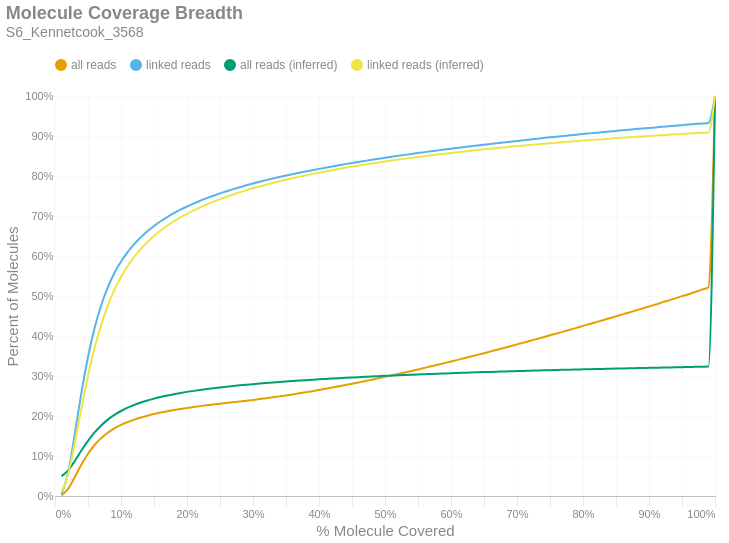

Here is the notebook cell this chart was saved with:
### Markdown cell above
### Molecule Read Coverage
This chart shows molecule coverage breadth as computed by the number of bases aligned to that molecule. In other words, "*how much of each unique long molecule is actually sequenced/aligned?*" Keep in mind there is a distinction between sequences and alignments, since some sequences belonging to a particular molecule may not align well and wouldn't appear in the alignment data. This chart also shows molecule coverage breadth as computed by the *inferred fragment* from which the aligned sequences originate. Unlike read coverage, this calculation takes into account the total insert size, including unsequenced gaps between the forward and reverse reads. Like the previous figures, these are cumulative percents.

### Code cell
if SKIPLR:
    print_html(f"Skipped")
else:
    binned_df = consolidated_hist(valids['coverage_bp'], mask, 0.01, True)
    binned_df_inf = consolidated_hist(valids['coverage_inserts'], mask, 0.01, True)
    binned_df = binned_df.with_columns(pl.lit(binned_df_inf['all reads (cumsum)']).alias('all reads (inferred)'))
    binned_df = binned_df.with_columns(pl.lit(binned_df_inf['linked reads (cumsum)']).alias('linked reads (inferred)'))
    binned_df = binned_df.with_columns(
        (pl.col('bin').cast(pl.Float64) + 0.01).alias('right_edge')
    )

    with SafeRender(binned_df):
        (
            density_plot(binned_df, 'Molecule Coverage Breadth', samplename, 'molcov', ['all reads (inferred)','linked reads (inferred)'])
            .encode(
                #x=alt.X('bin:Q', title="% Molecule Covered").axis(format = '%').scale(padding=0),
                x=alt.X('right_edge:Q', title="% Molecule Covered").axis(format='%').scale(padding=0),
                y=alt.Y('value:Q', title='Percent of Molecules')
                    .axis(format='%')
                    .stack(False)
                    .scale(domainMin=0, padding=0),
                color=alt.Color("key:N").scale(domain = ["all reads", "linked reads", "all reads (inferred)", "linked reads (inferred)"]),
                tooltip = [
                    alt.Tooltip("key:N", title = "Data Type"),
                    alt.Tooltip("range_label:N", title="% Molecule Covered"),
                    alt.Tooltip("value:Q", format = ".2%", title="% Molecules")
                ]
            )
        ).display()

### Figure 1 — Vega-Lite specification as saved in the notebook (floating-point values rounded to 4 significant figures)
{"width": "container", "height": 400, "config": {"title": {"anchor": "start", "dy": -15, "fontSize": 18, "color": "#888888", "subtitleColor": "#888888", "subtitleFontSize": 14}, "arc": {"fill": "#0072B2"}, "axis": {"domainColor": "#888888", "domainWidth": 0.5, "gridWidth": 0.2, "grid": false, "titleFontWeight": 400, "titleFontSize": 15, "labelFontSize": 11, "labelColor": "#888888", "tickColor": "#888888", "tickWidth": 0.2, "titleColor": "#888888"}, "axisBand": {"grid": false}, "axisX": {"grid": true, "tickSize": 10, "domainCap": "round"}, "axisY": {"domain": false, "grid": true, "tickSize": 0, "domainCap": "round"}, "background": "transparent", "header": {"labelFontSize": 15, "labelColor": "#888888", "titleFontSize": 15, "titleFontWeight": 600, "titleColor": "#888888"}, "legend": {"labelFont": "sans-serif", "labelFontSize": 12, "labelColor": "#888888", "symbolSize": 100, "symbolType": "circle", "titleFontSize": 12, "titlePadding": 10, "titleColor": "#888888", "title": null, "orient": "top"}, "range": {"category": ["#E69F00", "#56B4E9", "#009E73", "#F0E442", "#0072B2", "#D55E00", "#CC79A7", "#000000"], "diverging": ["#cfe8f3", "#a2d4ec", "#73bfe2", "#46abdb", "#1696d2", "#12719e"]}, "area": {"fill": "#0072B2", "fillOpacity": 0.7, "line": true, "strokeOpacity": 0.7}, "line": {"color": "#0072B2", "stroke": "#0072B2", "strokeWidth": 2}, "trail": {"color": "#0072B2", "stroke": "#0072B2", "strokeWidth": 0, "size": 1}, "point": {"filled": true, "fillOpacity": 1.0, "size": 95}, "text": {"color": "#888888", "fontSize": 11, "align": "right", "fontWeight": 400, "size": 11}, "bar": {"fill": "#0072B2", "stroke": null}, "view": {"stroke": null, "continuousWidth": 660, "continuousHeight": 400}}, "data": {"name": "data-35c5fdf38ed01858a46d75b384146f3c"}, "mark": {"type": "line", "interpolate": "monotone", "point": {"opacity": 0, "size": 275}}, "encoding": {"color": {"field": "key", "scale": {"domain": ["all reads", "linked reads", "all reads (inferred)", "linked reads (inferred)"]}, "type": "nominal"}, "tooltip": [{"field": "key", "title": "Data Type", "type": "nominal"}, {"field": "range_label", "title": "% Molecule Covered", "type": "nominal"}, {"field": "value", "format": ".2%", "title": "% Molecules", "type": "quantitative"}], "x": {"axis": {"format": "%"}, "field": "right_edge", "scale": {"padding": 0}, "title": "% Molecule Covered", "type": "quantitative"}, "y": {"axis": {"format": "%"}, "field": "value", "scale": {"domainMin": 0, "padding": 0}, "stack": false, "title": "Percent of Molecules", "type": "quantitative"}}, "params": [{"name": "param_c36ac31b6afebe62", "select": {"type": "point", "fields": ["key"]}, "bind": "legend"}], "title": {"text": "Molecule Coverage Breadth", "subtitle": "S6_Kennetcook_3568"}, "transform": [{"fold": ["all reads (cumsum)", "linked reads (cumsum)", "all reads (inferred)", "linked reads (inferred)"]}, {"calculate": "replace(datum.key, ' (cumsum)', '')", "as": "key"}, {"filter": {"param": "param_c36ac31b6afebe62"}}], "usermeta": {"embedOptions": {"downloadFileName": "S6_Kennetcook_3568.molcov"}}, "$schema": "https://vega.github.io/schema/vega-lite/v6.1.0.json", "datasets": {"data-35c5fdf38ed01858a46d75b384146f3c": [{"bin": "0.0", "interval": "0.0-0.01", "all reads": 0.001463, "linked reads": 0.004223, "all reads (cumsum)": 0.001463, "linked reads (cumsum)": 0.004223, "range_label": "0.0-0.01", "all reads (inferred)": 0.04971, "linked reads (inferred)": 0.009218, "right_edge": 0.01}, {"bin": "0.01", "interval": "0.01-0.02", "all reads": 0.01685, "linked reads": 0.05461, "all reads (cumsum)": 0.01831, "linked reads (cumsum)": 0.05883, "range_label": "0.01-0.02", "all reads (inferred)": 0.06405, "linked reads (inferred)": 0.05548, "right_edge": 0.02}, {"bin": "0.02", "interval": "0.02-0.03", "all reads": 0.02933, "linked reads": 0.09665, "all reads (cumsum)": 0.04764, "linked reads (cumsum)": 0.1555, "range_label": "0.02-0.03", "all reads (inferred)": 0.08763, "linked reads (inferred)": 0.1332, "right_edge": 0.03}, {"bin": "0.03", "interval": "0.03-0.04", "all reads": 0.03094, "linked reads": 0.1024, "all reads (cumsum)": 0.07858, "linked reads (cumsum)": 0.2579, "range_label": "0.03-0.04", "all reads (inferred)": 0.1136, "linked reads (inferred)": 0.2193, "right_edge": 0.04}, {"bin": "0.04", "interval": "0.04-0.05", "all reads": 0.02705, "linked reads": 0.08969, "all reads (cumsum)": 0.1056, "linked reads (cumsum)": 0.3476, "range_label": "0.04-0.05", "all reads (inferred)": 0.1379, "linked reads (inferred)": 0.2997, "right_edge": 0.05}, {"bin": "0.05", "interval": "0.05-0.06", "all reads": 0.02191, "linked reads": 0.07262, "all reads (cumsum)": 0.1275, "linked reads (cumsum)": 0.4202, "range_label": "0.05-0.06", "all reads (inferred)": 0.1589, "linked reads (inferred)": 0.3697, "right_edge": 0.06}, {"bin": "0.06", "interval": "0.06-0.07", "all reads": 0.01716, "linked reads": 0.05683, "all reads (cumsum)": 0.1447, "linked reads (cumsum)": 0.477, "range_label": "0.06-0.07", "all reads (inferred)": 0.1764, "linked reads (inferred)": 0.4279, "right_edge": 0.07}, {"bin": "0.07", "interval": "0.07-0.08", "all reads": 0.01352, "linked reads": 0.04474, "all reads (cumsum)": 0.1582, "linked reads (cumsum)": 0.5218, "range_label": "0.07-0.08", "all reads (inferred)": 0.1909, "linked reads (inferred)": 0.4758, "right_edge": 0.08}, {"bin": "0.08", "interval": "0.08-0.09", "all reads": 0.01077, "linked reads": 0.03556, "all reads (cumsum)": 0.169, "linked reads (cumsum)": 0.5573, "range_label": "0.08-0.09", "all reads (inferred)": 0.2027, "linked reads (inferred)": 0.5151, "right_edge": 0.09}, {"bin": "0.09", "interval": "0.09-0.1", "all reads": 0.008724, "linked reads": 0.02874, "all reads (cumsum)": 0.1777, "linked reads (cumsum)": 0.5861, "range_label": "0.09-0.1", "all reads (inferred)": 0.2125, "linked reads (inferred)": 0.5477, "right_edge": 0.1}, {"bin": "0.1", "interval": "0.1-0.11", "all reads": 0.00718, "linked reads": 0.0236, "all reads (cumsum)": 0.1849, "linked reads (cumsum)": 0.6097, "range_label": "0.1-0.11", "all reads (inferred)": 0.2207, "linked reads (inferred)": 0.5749, "right_edge": 0.11}, {"bin": "0.11", "interval": "0.11-0.12", "all reads": 0.006147, "linked reads": 0.02018, "all reads (cumsum)": 0.191, "linked reads (cumsum)": 0.6298, "range_label": "0.11-0.12", "all reads (inferred)": 0.2277, "linked reads (inferred)": 0.5981, "right_edge": 0.12}, {"bin": "0.12", "interval": "0.12-0.13", "all reads": 0.005249, "linked reads": 0.0172, "all reads (cumsum)": 0.1963, "linked reads (cumsum)": 0.647, "range_label": "0.12-0.13", "all reads (inferred)": 0.2337, "linked reads (inferred)": 0.6178, "right_edge": 0.13}, {"bin": "0.13", "interval": "0.13-0.14", "all reads": 0.004546, "linked reads": 0.01488, "all reads (cumsum)": 0.2008, "linked reads (cumsum)": 0.6619, "range_label": "0.13-0.14", "all reads (inferred)": 0.2389, "linked reads (inferred)": 0.6351, "right_edge": 0.14}, {"bin": "0.14", "interval": "0.14-0.15", "all reads": 0.004062, "linked reads": 0.01324, "all reads (cumsum)": 0.2049, "linked reads (cumsum)": 0.6752, "range_label": "0.14-0.15", "all reads (inferred)": 0.2435, "linked reads (inferred)": 0.6502, "right_edge": 0.15}, {"bin": "0.15", "interval": "0.15-0.16", "all reads": 0.003608, "linked reads": 0.01172, "all reads (cumsum)": 0.2085, "linked reads (cumsum)": 0.6869, "range_label": "0.15-0.16", "all reads (inferred)": 0.2476, "linked reads (inferred)": 0.6636, "right_edge": 0.16}, {"bin": "0.16", "interval": "0.16-0.17", "all reads": 0.003256, "linked reads": 0.01051, "all reads (cumsum)": 0.2118, "linked reads (cumsum)": 0.6974, "range_label": "0.16-0.17", "all reads (inferred)": 0.2512, "linked reads (inferred)": 0.6757, "right_edge": 0.17}, {"bin": "0.17", "interval": "0.17-0.18", "all reads": 0.002973, "linked reads": 0.009535, "all reads (cumsum)": 0.2147, "linked reads (cumsum)": 0.7069, "range_label": "0.17-0.18", "all reads (inferred)": 0.2545, "linked reads (inferred)": 0.6866, "right_edge": 0.18}, {"bin": "0.18", "interval": "0.18-0.19", "all reads": 0.002755, "linked reads": 0.008764, "all reads (cumsum)": 0.2175, "linked reads (cumsum)": 0.7157, "range_label": "0.18-0.19", "all reads (inferred)": 0.2575, "linked reads (inferred)": 0.6965, "right_edge": 0.19}, {"bin": "0.19", "interval": "0.19-0.2", "all reads": 0.002571, "linked reads": 0.008133, "all reads (cumsum)": 0.2201, "linked reads (cumsum)": 0.7238, "range_label": "0.19-0.2", "all reads (inferred)": 0.2603, "linked reads (inferred)": 0.7056, "right_edge": 0.2}, {"bin": "0.2", "interval": "0.2-0.21", "all reads": 0.002352, "linked reads": 0.007363, "all reads (cumsum)": 0.2224, "linked reads (cumsum)": 0.7312, "range_label": "0.2-0.21", "all reads (inferred)": 0.2628, "linked reads (inferred)": 0.714, "right_edge": 0.21}, {"bin": "0.21", "interval": "0.21-0.22", "all reads": 0.002281, "linked reads": 0.007067, "all reads (cumsum)": 0.2247, "linked reads (cumsum)": 0.7382, "range_label": "0.21-0.22", "all reads (inferred)": 0.2652, "linked reads (inferred)": 0.7218, "right_edge": 0.22}, {"bin": "0.22", "interval": "0.22-0.23", "all reads": 0.002131, "linked reads": 0.006499, "all reads (cumsum)": 0.2268, "linked reads (cumsum)": 0.7447, "range_label": "0.22-0.23", "all reads (inferred)": 0.2674, "linked reads (inferred)": 0.729, "right_edge": 0.23}, {"bin": "0.23", "interval": "0.23-0.24", "all reads": 0.00201, "linked reads": 0.006032, "all reads (cumsum)": 0.2288, "linked reads (cumsum)": 0.7508, "range_label": "0.23-0.24", "all reads (inferred)": 0.2695, "linked reads (inferred)": 0.7358, "right_edge": 0.24}, {"bin": "0.24", "interval": "0.24-0.25", "all reads": 0.001943, "linked reads": 0.005733, "all reads (cumsum)": 0.2308, "linked reads (cumsum)": 0.7565, "range_label": "0.24-0.25", "all reads (inferred)": 0.2714, "linked reads (inferred)": 0.7422, "right_edge": 0.25}, {"bin": "0.25", "interval": "0.25-0.26", "all reads": 0.001858, "linked reads": 0.005423, "all reads (cumsum)": 0.2326, "linked reads (cumsum)": 0.7619, "range_label": "0.25-0.26", "all reads (inferred)": 0.2732, "linked reads (inferred)": 0.7482, "right_edge": 0.26}, {"bin": "0.26", "interval": "0.26-0.27", "all reads": 0.001832, "linked reads": 0.005185, "all reads (cumsum)": 0.2345, "linked reads (cumsum)": 0.7671, "range_label": "0.26-0.27", "all reads (inferred)": 0.275, "linked reads (inferred)": 0.7539, "right_edge": 0.27}, {"bin": "0.27", "interval": "0.27-0.28", "all reads": 0.001826, "linked reads": 0.004893, "all reads (cumsum)": 0.2363, "linked reads (cumsum)": 0.772, "range_label": "0.27-0.28", "all reads (inferred)": 0.2766, "linked reads (inferred)": 0.7592, "right_edge": 0.28}, {"bin": "0.28", "interval": "0.28-0.29", "all reads": 0.00192, "linked reads": 0.004747, "all reads (cumsum)": 0.2382, "linked reads (cumsum)": 0.7768, "range_label": "0.28-0.29", "all reads (inferred)": 0.2782, "linked reads (inferred)": 0.7644, "right_edge": 0.29}, {"bin": "0.29", "interval": "0.29-0.3", "all reads": 0.001986, "linked reads": 0.004476, "all reads (cumsum)": 0.2402, "linked reads (cumsum)": 0.7812, "range_label": "0.29-0.3", "all reads (inferred)": 0.2797, "linked reads (inferred)": 0.7692, "right_edge": 0.3}, {"bin": "0.3", "interval": "0.3-0.31", "all reads": 0.002056, "linked reads": 0.004266, "all reads (cumsum)": 0.2423, "linked reads (cumsum)": 0.7855, "range_label": "0.3-0.31", "all reads (inferred)": 0.2811, "linked reads (inferred)": 0.7739, "right_edge": 0.31}, {"bin": "0.31", "interval": "0.31-0.32", "all reads": 0.002181, "linked reads": 0.004237, "all reads (cumsum)": 0.2444, "linked reads (cumsum)": 0.7897, "range_label": "0.31-0.32", "all reads (inferred)": 0.2824, "linked reads (inferred)": 0.7783, "right_edge": 0.32}, {"bin": "0.32", "interval": "0.32-0.33", "all reads": 0.002276, "linked reads": 0.003966, "all reads (cumsum)": 0.2467, "linked reads (cumsum)": 0.7937, "range_label": "0.32-0.33", "all reads (inferred)": 0.2838, "linked reads (inferred)": 0.7826, "right_edge": 0.33}, {"bin": "0.33", "interval": "0.33-0.34", "all reads": 0.002334, "linked reads": 0.003745, "all reads (cumsum)": 0.249, "linked reads (cumsum)": 0.7975, "range_label": "0.33-0.34", "all reads (inferred)": 0.285, "linked reads (inferred)": 0.7867, "right_edge": 0.34}, {"bin": "0.34", "interval": "0.34-0.35", "all reads": 0.002417, "linked reads": 0.003671, "all reads (cumsum)": 0.2515, "linked reads (cumsum)": 0.8011, "range_label": "0.34-0.35", "all reads (inferred)": 0.2862, "linked reads (inferred)": 0.7907, "right_edge": 0.35}, {"bin": "0.35", "interval": "0.35-0.36", "all reads": 0.002527, "linked reads": 0.003535, "all reads (cumsum)": 0.254, "linked reads (cumsum)": 0.8047, "range_label": "0.35-0.36", "all reads (inferred)": 0.2874, "linked reads (inferred)": 0.7944, "right_edge": 0.36}, {"bin": "0.36", "interval": "0.36-0.37", "all reads": 0.00263, "linked reads": 0.003474, "all reads (cumsum)": 0.2566, "linked reads (cumsum)": 0.8081, "range_label": "0.36-0.37", "all reads (inferred)": 0.2885, "linked reads (inferred)": 0.798, "right_edge": 0.37}, {"bin": "0.37", "interval": "0.37-0.38", "all reads": 0.00272, "linked reads": 0.003294, "all reads (cumsum)": 0.2593, "linked reads (cumsum)": 0.8114, "range_label": "0.37-0.38", "all reads (inferred)": 0.2896, "linked reads (inferred)": 0.8015, "right_edge": 0.38}, {"bin": "0.38", "interval": "0.38-0.39", "all reads": 0.0028, "linked reads": 0.003213, "all reads (cumsum)": 0.2621, "linked reads (cumsum)": 0.8146, "range_label": "0.38-0.39", "all reads (inferred)": 0.2906, "linked reads (inferred)": 0.8049, "right_edge": 0.39}, {"bin": "0.39", "interval": "0.39-0.4", "all reads": 0.00291, "linked reads": 0.003161, "all reads (cumsum)": 0.2651, "linked reads (cumsum)": 0.8178, "range_label": "0.39-0.4", "all reads (inferred)": 0.2916, "linked reads (inferred)": 0.8083, "right_edge": 0.4}, {"bin": "0.4", "interval": "0.4-0.41", "all reads": 0.002914, "linked reads": 0.003066, "all reads (cumsum)": 0.268, "linked reads (cumsum)": 0.8209, "range_label": "0.4-0.41", "all reads (inferred)": 0.2926, "linked reads (inferred)": 0.8114, "right_edge": 0.41}, {"bin": "0.41", "interval": "0.41-0.42", "all reads": 0.003038, "linked reads": 0.002972, "all reads (cumsum)": 0.271, "linked reads (cumsum)": 0.8238, "range_label": "0.41-0.42", "all reads (inferred)": 0.2936, "linked reads (inferred)": 0.8146, "right_edge": 0.42}, {"bin": "0.42", "interval": "0.42-0.43", "all reads": 0.003133, "linked reads": 0.002931, "all reads (cumsum)": 0.2741, "linked reads (cumsum)": 0.8268, "range_label": "0.42-0.43", "all reads (inferred)": 0.2945, "linked reads (inferred)": 0.8176, "right_edge": 0.43}, {"bin": "0.43", "interval": "0.43-0.44", "all reads": 0.003169, "linked reads": 0.002896, "all reads (cumsum)": 0.2773, "linked reads (cumsum)": 0.8297, "range_label": "0.43-0.44", "all reads (inferred)": 0.2954, "linked reads (inferred)": 0.8205, "right_edge": 0.44}, {"bin": "0.44", "interval": "0.44-0.45", "all reads": 0.003265, "linked reads": 0.002783, "all reads (cumsum)": 0.2806, "linked reads (cumsum)": 0.8324, "range_label": "0.44-0.45", "all reads (inferred)": 0.2963, "linked reads (inferred)": 0.8233, "right_edge": 0.45}, {"bin": "0.45", "interval": "0.45-0.46", "all reads": 0.003348, "linked reads": 0.002717, "all reads (cumsum)": 0.2839, "linked reads (cumsum)": 0.8352, "range_label": "0.45-0.46", "all reads (inferred)": 0.2971, "linked reads (inferred)": 0.826, "right_edge": 0.46}, {"bin": "0.46", "interval": "0.46-0.47", "all reads": 0.003376, "linked reads": 0.002646, "all reads (cumsum)": 0.2873, "linked reads (cumsum)": 0.8378, "range_label": "0.46-0.47", "all reads (inferred)": 0.2979, "linked reads (inferred)": 0.8287, "right_edge": 0.47}, {"bin": "0.47", "interval": "0.47-0.48", "all reads": 0.003488, "linked reads": 0.002628, "all reads (cumsum)": 0.2908, "linked reads (cumsum)": 0.8404, "range_label": "0.47-0.48", "all reads (inferred)": 0.2987, "linked reads (inferred)": 0.8313, "right_edge": 0.48}, {"bin": "0.48", "interval": "0.48-0.49", "all reads": 0.003402, "linked reads": 0.002552, "all reads (cumsum)": 0.2942, "linked reads (cumsum)": 0.843, "range_label": "0.48-0.49", "all reads (inferred)": 0.2995, "linked reads (inferred)": 0.8339, "right_edge": 0.49}, {"bin": "0.49", "interval": "0.49-0.5", "all reads": 0.003811, "linked reads": 0.002596, "all reads (cumsum)": 0.298, "linked reads (cumsum)": 0.8456, "range_label": "0.49-0.5", "all reads (inferred)": 0.3003, "linked reads (inferred)": 0.8364, "right_edge": 0.5}, {"bin": "0.5", "interval": "0.5-0.51", "all reads": 0.003327, "linked reads": 0.002353, "all reads (cumsum)": 0.3013, "linked reads (cumsum)": 0.8479, "range_label": "0.5-0.51", "all reads (inferred)": 0.301, "linked reads (inferred)": 0.8388, "right_edge": 0.51}, {"bin": "0.51", "interval": "0.51-0.52", "all reads": 0.003763, "linked reads": 0.002467, "all reads (cumsum)": 0.3051, "linked reads (cumsum)": 0.8504, "range_label": "0.51-0.52", "all reads (inferred)": 0.3018, "linked reads (inferred)": 0.8411, "right_edge": 0.52}, {"bin": "0.52", "interval": "0.52-0.53", "all reads": 0.003712, "linked reads": 0.002389, "all reads (cumsum)": 0.3088, "linked reads (cumsum)": 0.8528, "range_label": "0.52-0.53", "all reads (inferred)": 0.3024, "linked reads (inferred)": 0.8433, "right_edge": 0.53}, {"bin": "0.53", "interval": "0.53-0.54", "all reads": 0.003801, "linked reads": 0.002333, "all reads (cumsum)": 0.3126, "linked reads (cumsum)": 0.8551, "range_label": "0.53-0.54", "all reads (inferred)": 0.3031, "linked reads (inferred)": 0.8454, "right_edge": 0.54}, {"bin": "0.54", "interval": "0.54-0.55", "all reads": 0.003811, "linked reads": 0.002282, "all reads (cumsum)": 0.3164, "linked reads (cumsum)": 0.8574, "range_label": "0.54-0.55", "all reads (inferred)": 0.3038, "linked reads (inferred)": 0.8476, "right_edge": 0.55}, {"bin": "0.55", "interval": "0.55-0.56", "all reads": 0.00391, "linked reads": 0.002258, "all reads (cumsum)": 0.3203, "linked reads (cumsum)": 0.8597, "range_label": "0.55-0.56", "all reads (inferred)": 0.3044, "linked reads (inferred)": 0.8497, "right_edge": 0.56}, {"bin": "0.56", "interval": "0.56-0.57", "all reads": 0.003933, "linked reads": 0.002219, "all reads (cumsum)": 0.3243, "linked reads (cumsum)": 0.8619, "range_label": "0.56-0.57", "all reads (inferred)": 0.3051, "linked reads (inferred)": 0.8517, "right_edge": 0.57}, {"bin": "0.57", "interval": "0.57-0.58", "all reads": 0.003941, "linked reads": 0.002161, "all reads (cumsum)": 0.3282, "linked reads (cumsum)": 0.864, "range_label": "0.57-0.58", "all reads (inferred)": 0.3057, "linked reads (inferred)": 0.8537, "right_edge": 0.58}, {"bin": "0.58", "interval": "0.58-0.59", "all reads": 0.004045, "linked reads": 0.002162, "all reads (cumsum)": 0.3322, "linked reads (cumsum)": 0.8662, "range_label": "0.58-0.59", "all reads (inferred)": 0.3063, "linked reads (inferred)": 0.8557, "right_edge": 0.59}, {"bin": "0.59", "interval": "0.59-0.6", "all reads": 0.00413, "linked reads": 0.00215, "all reads (cumsum)": 0.3364, "linked reads (cumsum)": 0.8684, "range_label": "0.59-0.6", "all reads (inferred)": 0.3069, "linked reads (inferred)": 0.8576, "right_edge": 0.6}, {"bin": "0.6", "interval": "0.6-0.61", "all reads": 0.003975, "linked reads": 0.001986, "all reads (cumsum)": 0.3403, "linked reads (cumsum)": 0.8703, "range_label": "0.6-0.61", "all reads (inferred)": 0.3075, "linked reads (inferred)": 0.8594, "right_edge": 0.61}, {"bin": "0.61", "interval": "0.61-0.62", "all reads": 0.004188, "linked reads": 0.002064, "all reads (cumsum)": 0.3445, "linked reads (cumsum)": 0.8724, "range_label": "0.61-0.62", "all reads (inferred)": 0.308, "linked reads (inferred)": 0.8612, "right_edge": 0.62}, {"bin": "0.62", "interval": "0.62-0.63", "all reads": 0.004105, "linked reads": 0.001995, "all reads (cumsum)": 0.3486, "linked reads (cumsum)": 0.8744, "range_label": "0.62-0.63", "all reads (inferred)": 0.3086, "linked reads (inferred)": 0.8631, "right_edge": 0.63}, {"bin": "0.63", "interval": "0.63-0.64", "all reads": 0.004254, "linked reads": 0.001943, "all reads (cumsum)": 0.3529, "linked reads (cumsum)": 0.8763, "range_label": "0.63-0.64", "all reads (inferred)": 0.3092, "linked reads (inferred)": 0.8648, "right_edge": 0.64}, {"bin": "0.64", "interval": "0.64-0.65", "all reads": 0.004202, "linked reads": 0.001964, "all reads (cumsum)": 0.3571, "linked reads (cumsum)": 0.8783, "range_label": "0.64-0.65", "all reads (inferred)": 0.3097, "linked reads (inferred)": 0.8666, "right_edge": 0.65}, {"bin": "0.65", "interval": "0.65-0.66", "all reads": 0.00442, "linked reads": 0.001957, "all reads (cumsum)": 0.3615, "linked reads (cumsum)": 0.8803, "range_label": "0.65-0.66", "all reads (inferred)": 0.3102, "linked reads (inferred)": 0.8682, "right_edge": 0.66}, {"bin": "0.66", "interval": "0.66-0.67", "all reads": 0.004319, "linked reads": 0.001881, "all reads (cumsum)": 0.3658, "linked reads (cumsum)": 0.8822, "range_label": "0.66-0.67", "all reads (inferred)": 0.3107, "linked reads (inferred)": 0.8698, "right_edge": 0.67}, {"bin": "0.67", "interval": "0.67-0.68", "all reads": 0.004372, "linked reads": 0.001862, "all reads (cumsum)": 0.3702, "linked reads (cumsum)": 0.884, "range_label": "0.67-0.68", "all reads (inferred)": 0.3112, "linked reads (inferred)": 0.8714, "right_edge": 0.68}, {"bin": "0.68", "interval": "0.68-0.69", "all reads": 0.004318, "linked reads": 0.001859, "all reads (cumsum)": 0.3745, "linked reads (cumsum)": 0.8859, "range_label": "0.68-0.69", "all reads (inferred)": 0.3118, "linked reads (inferred)": 0.8731, "right_edge": 0.69}, {"bin": "0.69", "interval": "0.69-0.7", "all reads": 0.004486, "linked reads": 0.001828, "all reads (cumsum)": 0.379, "linked reads (cumsum)": 0.8877, "range_label": "0.69-0.7", "all reads (inferred)": 0.3122, "linked reads (inferred)": 0.8746, "right_edge": 0.7}, {"bin": "0.7", "interval": "0.7-0.71", "all reads": 0.004481, "linked reads": 0.001831, "all reads (cumsum)": 0.3835, "linked reads (cumsum)": 0.8895, "range_label": "0.7-0.71", "all reads (inferred)": 0.3127, "linked reads (inferred)": 0.8761, "right_edge": 0.71}, {"bin": "0.71", "interval": "0.71-0.72", "all reads": 0.004465, "linked reads": 0.001802, "all reads (cumsum)": 0.388, "linked reads (cumsum)": 0.8913, "range_label": "0.71-0.72", "all reads (inferred)": 0.3132, "linked reads (inferred)": 0.8776, "right_edge": 0.72}, {"bin": "0.72", "interval": "0.72-0.73", "all reads": 0.004547, "linked reads": 0.00175, "all reads (cumsum)": 0.3925, "linked reads (cumsum)": 0.8931, "range_label": "0.72-0.73", "all reads (inferred)": 0.3136, "linked reads (inferred)": 0.879, "right_edge": 0.73}, {"bin": "0.73", "interval": "0.73-0.74", "all reads": 0.004471, "linked reads": 0.001757, "all reads (cumsum)": 0.397, "linked reads (cumsum)": 0.8948, "range_label": "0.73-0.74", "all reads (inferred)": 0.3141, "linked reads (inferred)": 0.8805, "right_edge": 0.74}, {"bin": "0.74", "interval": "0.74-0.75", "all reads": 0.004794, "linked reads": 0.001753, "all reads (cumsum)": 0.4018, "linked reads (cumsum)": 0.8966, "range_label": "0.74-0.75", "all reads (inferred)": 0.3146, "linked reads (inferred)": 0.8819, "right_edge": 0.75}, {"bin": "0.75", "interval": "0.75-0.76", "all reads": 0.004486, "linked reads": 0.001665, "all reads (cumsum)": 0.4063, "linked reads (cumsum)": 0.8983, "range_label": "0.75-0.76", "all reads (inferred)": 0.315, "linked reads (inferred)": 0.8833, "right_edge": 0.76}, {"bin": "0.76", "interval": "0.76-0.77", "all reads": 0.004632, "linked reads": 0.001667, "all reads (cumsum)": 0.4109, "linked reads (cumsum)": 0.8999, "range_label": "0.76-0.77", "all reads (inferred)": 0.3154, "linked reads (inferred)": 0.8846, "right_edge": 0.77}, {"bin": "0.77", "interval": "0.77-0.78", "all reads": 0.004686, "linked reads": 0.001758, "all reads (cumsum)": 0.4156, "linked reads (cumsum)": 0.9017, "range_label": "0.77-0.78", "all reads (inferred)": 0.3158, "linked reads (inferred)": 0.8859, "right_edge": 0.78}, {"bin": "0.78", "interval": "0.78-0.79", "all reads": 0.004671, "linked reads": 0.001604, "all reads (cumsum)": 0.4202, "linked reads (cumsum)": 0.9033, "range_label": "0.78-0.79", "all reads (inferred)": 0.3162, "linked reads (inferred)": 0.8872, "right_edge": 0.79}, {"bin": "0.79", "interval": "0.79-0.8", "all reads": 0.004978, "linked reads": 0.00169, "all reads (cumsum)": 0.4252, "linked reads (cumsum)": 0.905, "range_label": "0.79-0.8", "all reads (inferred)": 0.3166, "linked reads (inferred)": 0.8885, "right_edge": 0.8}, {"bin": "0.8", "interval": "0.8-0.81", "all reads": 0.004587, "linked reads": 0.001582, "all reads (cumsum)": 0.4298, "linked reads (cumsum)": 0.9066, "range_label": "0.8-0.81", "all reads (inferred)": 0.317, "linked reads (inferred)": 0.8897, "right_edge": 0.81}, {"bin": "0.81", "interval": "0.81-0.82", "all reads": 0.004796, "linked reads": 0.001572, "all reads (cumsum)": 0.4346, "linked reads (cumsum)": 0.9081, "range_label": "0.81-0.82", "all reads (inferred)": 0.3174, "linked reads (inferred)": 0.8909, "right_edge": 0.82}, {"bin": "0.82", "interval": "0.82-0.83", "all reads": 0.004812, "linked reads": 0.001573, "all reads (cumsum)": 0.4394, "linked reads (cumsum)": 0.9097, "range_label": "0.82-0.83", "all reads (inferred)": 0.3178, "linked reads (inferred)": 0.8921, "right_edge": 0.83}, {"bin": "0.83", "interval": "0.83-0.84", "all reads": 0.004851, "linked reads": 0.001571, "all reads (cumsum)": 0.4443, "linked reads (cumsum)": 0.9113, "range_label": "0.83-0.84", "all reads (inferred)": 0.3182, "linked reads (inferred)": 0.8933, "right_edge": 0.84}, {"bin": "0.84", "interval": "0.84-0.85", "all reads": 0.004799, "linked reads": 0.001482, "all reads (cumsum)": 0.4491, "linked reads (cumsum)": 0.9128, "range_label": "0.84-0.85", "all reads (inferred)": 0.3186, "linked reads (inferred)": 0.8945, "right_edge": 0.85}, {"bin": "0.85", "interval": "0.85-0.86", "all reads": 0.004918, "linked reads": 0.001532, "all reads (cumsum)": 0.454, "linked reads (cumsum)": 0.9143, "range_label": "0.85-0.86", "all reads (inferred)": 0.3189, "linked reads (inferred)": 0.8956, "right_edge": 0.86}, {"bin": "0.86", "interval": "0.86-0.87", "all reads": 0.004859, "linked reads": 0.001466, "all reads (cumsum)": 0.4588, "linked reads (cumsum)": 0.9158, "range_label": "0.86-0.87", "all reads (inferred)": 0.3193, "linked reads (inferred)": 0.8967, "right_edge": 0.87}, {"bin": "0.87", "interval": "0.87-0.88", "all reads": 0.004983, "linked reads": 0.001472, "all reads (cumsum)": 0.4638, "linked reads (cumsum)": 0.9172, "range_label": "0.87-0.88", "all reads (inferred)": 0.3197, "linked reads (inferred)": 0.8978, "right_edge": 0.88}, {"bin": "0.88", "interval": "0.88-0.89", "all reads": 0.004912, "linked reads": 0.001445, "all reads (cumsum)": 0.4687, "linked reads (cumsum)": 0.9187, "range_label": "0.88-0.89", "all reads (inferred)": 0.32, "linked reads (inferred)": 0.8989, "right_edge": 0.89}, {"bin": "0.89", "interval": "0.89-0.9", "all reads": 0.005092, "linked reads": 0.001461, "all reads (cumsum)": 0.4738, "linked reads (cumsum)": 0.9201, "range_label": "0.89-0.9", "all reads (inferred)": 0.3204, "linked reads (inferred)": 0.9, "right_edge": 0.9}, {"bin": "0.9", "interval": "0.9-0.91", "all reads": 0.004781, "linked reads": 0.001386, "all reads (cumsum)": 0.4786, "linked reads (cumsum)": 0.9215, "range_label": "0.9-0.91", "all reads (inferred)": 0.3207, "linked reads (inferred)": 0.9011, "right_edge": 0.91}, {"bin": "0.91", "interval": "0.91-0.92", "all reads": 0.005483, "linked reads": 0.001445, "all reads (cumsum)": 0.4841, "linked reads (cumsum)": 0.923, "range_label": "0.91-0.92", "all reads (inferred)": 0.321, "linked reads (inferred)": 0.9021, "right_edge": 0.92}, {"bin": "0.92", "interval": "0.92-0.93", "all reads": 0.004749, "linked reads": 0.00138, "all reads (cumsum)": 0.4888, "linked reads (cumsum)": 0.9243, "range_label": "0.92-0.93", "all reads (inferred)": 0.3214, "linked reads (inferred)": 0.9031, "right_edge": 0.93}, {"bin": "0.93", "interval": "0.93-0.94", "all reads": 0.005191, "linked reads": 0.001392, "all reads (cumsum)": 0.494, "linked reads (cumsum)": 0.9257, "range_label": "0.93-0.94", "all reads (inferred)": 0.3217, "linked reads (inferred)": 0.9041, "right_edge": 0.94}, {"bin": "0.94", "interval": "0.94-0.95", "all reads": 0.005591, "linked reads": 0.001365, "all reads (cumsum)": 0.4996, "linked reads (cumsum)": 0.9271, "range_label": "0.94-0.95", "all reads (inferred)": 0.3221, "linked reads (inferred)": 0.9052, "right_edge": 0.95}, {"bin": "0.95", "interval": "0.95-0.96", "all reads": 0.004779, "linked reads": 0.001358, "all reads (cumsum)": 0.5044, "linked reads (cumsum)": 0.9285, "range_label": "0.95-0.96", "all reads (inferred)": 0.3225, "linked reads (inferred)": 0.9062, "right_edge": 0.96}, {"bin": "0.96", "interval": "0.96-0.97", "all reads": 0.005614, "linked reads": 0.001335, "all reads (cumsum)": 0.51, "linked reads (cumsum)": 0.9298, "range_label": "0.96-0.97", "all reads (inferred)": 0.3228, "linked reads (inferred)": 0.9072, "right_edge": 0.97}, {"bin": "0.97", "interval": "0.97-0.98", "all reads": 0.006016, "linked reads": 0.001269, "all reads (cumsum)": 0.516, "linked reads (cumsum)": 0.9311, "range_label": "0.97-0.98", "all reads (inferred)": 0.3232, "linked reads (inferred)": 0.9082, "right_edge": 0.98}, {"bin": "0.98", "interval": "0.98-0.99", "all reads": 0.005697, "linked reads": 0.00135, "all reads (cumsum)": 0.5217, "linked reads (cumsum)": 0.9324, "range_label": "0.98-0.99", "all reads (inferred)": 0.3236, "linked reads (inferred)": 0.9089, "right_edge": 0.99}, {"bin": "0.99", "interval": "0.99-1.0", "all reads": 0.4783, "linked reads": 0.06759, "all reads (cumsum)": 1.0, "linked reads (cumsum)": 1.0, "range_label": "0.99-1.0", "all reads (inferred)": 1.0, "linked reads (inferred)": 1.0, "right_edge": 1.0}]}}
